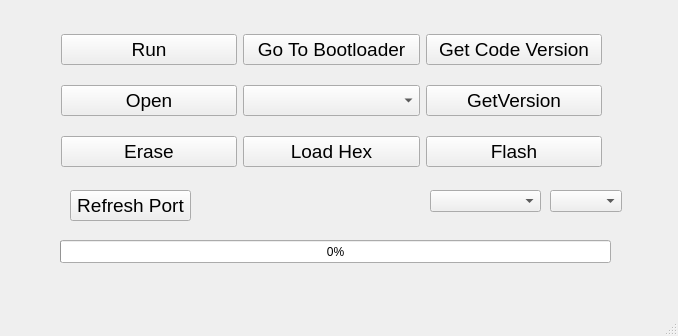
<?xml version="1.0" encoding="UTF-8"?>
<ui version="4.0">
 <class>MainWindow</class>
 <widget class="QMainWindow" name="MainWindow">
  <property name="geometry">
   <rect>
    <x>0</x>
    <y>0</y>
    <width>678</width>
    <height>336</height>
   </rect>
  </property>
  <property name="windowTitle">
   <string>Nojan PIC Bootloader V1.00</string>
  </property>
  <widget class="QWidget" name="centralwidget">
   <widget class="QProgressBar" name="PgrFlash">
    <property name="geometry">
     <rect>
      <x>60</x>
      <y>240</y>
      <width>551</width>
      <height>23</height>
     </rect>
    </property>
    <property name="value">
     <number>0</number>
    </property>
   </widget>
   <widget class="QPushButton" name="BtnRefreshPort">
    <property name="geometry">
     <rect>
      <x>70</x>
      <y>190</y>
      <width>121</width>
      <height>31</height>
     </rect>
    </property>
    <property name="font">
     <font>
      <pointsize>14</pointsize>
     </font>
    </property>
    <property name="text">
     <string>Refresh Port</string>
    </property>
   </widget>
   <widget class="QWidget" name="layoutWidget">
    <property name="geometry">
     <rect>
      <x>61</x>
      <y>20</y>
      <width>541</width>
      <height>161</height>
     </rect>
    </property>
    <layout class="QGridLayout" name="gridLayout">
     <item row="0" column="0">
      <widget class="QPushButton" name="BtnGotoBoot">
       <property name="font">
        <font>
         <pointsize>14</pointsize>
        </font>
       </property>
       <property name="text">
        <string>Run</string>
       </property>
      </widget>
     </item>
     <item row="0" column="1">
      <widget class="QPushButton" name="BootGoToBootFromFlash">
       <property name="font">
        <font>
         <pointsize>14</pointsize>
        </font>
       </property>
       <property name="text">
        <string>Go To Bootloader</string>
       </property>
      </widget>
     </item>
     <item row="0" column="2">
      <widget class="QPushButton" name="BtnGetCodeVersion">
       <property name="font">
        <font>
         <pointsize>14</pointsize>
        </font>
       </property>
       <property name="text">
        <string>Get Code Version</string>
       </property>
      </widget>
     </item>
     <item row="1" column="0">
      <widget class="QPushButton" name="BtnComport">
       <property name="font">
        <font>
         <pointsize>14</pointsize>
        </font>
       </property>
       <property name="text">
        <string>Open</string>
       </property>
      </widget>
     </item>
     <item row="1" column="1">
      <widget class="QComboBox" name="CmbPortName">
       <property name="font">
        <font>
         <pointsize>14</pointsize>
        </font>
       </property>
      </widget>
     </item>
     <item row="1" column="2">
      <widget class="QPushButton" name="BtnGetVersion">
       <property name="font">
        <font>
         <pointsize>14</pointsize>
        </font>
       </property>
       <property name="text">
        <string>GetVersion</string>
       </property>
      </widget>
     </item>
     <item row="2" column="0">
      <widget class="QPushButton" name="BtnErase">
       <property name="font">
        <font>
         <pointsize>14</pointsize>
        </font>
       </property>
       <property name="text">
        <string>Erase</string>
       </property>
      </widget>
     </item>
     <item row="2" column="1">
      <widget class="QPushButton" name="BtnLoadHex">
       <property name="font">
        <font>
         <pointsize>14</pointsize>
        </font>
       </property>
       <property name="text">
        <string>Load Hex</string>
       </property>
      </widget>
     </item>
     <item row="2" column="2">
      <widget class="QPushButton" name="BtnFlash">
       <property name="font">
        <font>
         <pointsize>14</pointsize>
        </font>
       </property>
       <property name="text">
        <string>Flash</string>
       </property>
      </widget>
     </item>
    </layout>
   </widget>
   <widget class="QComboBox" name="CmbBoardType">
    <property name="geometry">
     <rect>
      <x>430</x>
      <y>190</y>
      <width>111</width>
      <height>22</height>
     </rect>
    </property>
   </widget>
   <widget class="QComboBox" name="CmbBoardID">
    <property name="geometry">
     <rect>
      <x>550</x>
      <y>190</y>
      <width>72</width>
      <height>22</height>
     </rect>
    </property>
   </widget>
  </widget>
  <widget class="QMenuBar" name="menubar">
   <property name="geometry">
    <rect>
     <x>0</x>
     <y>0</y>
     <width>678</width>
     <height>20</height>
    </rect>
   </property>
  </widget>
  <widget class="QStatusBar" name="statusbar">
   <property name="font">
    <font>
     <pointsize>14</pointsize>
    </font>
   </property>
  </widget>
 </widget>
 <resources/>
 <connections/>
</ui>
